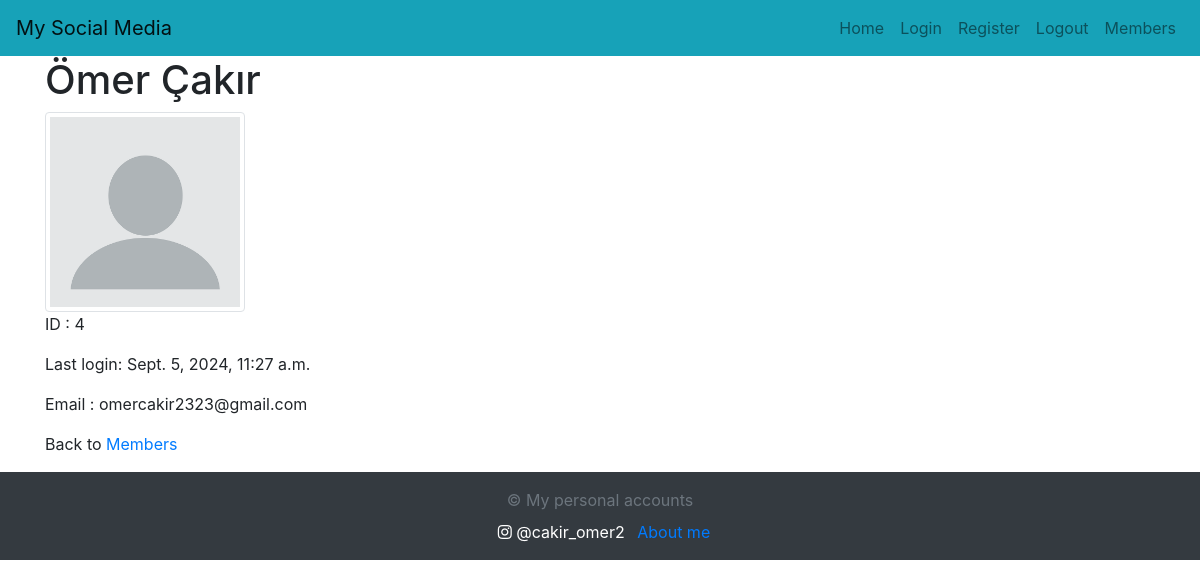
The page /members/details/4 on the database as committed earlier.
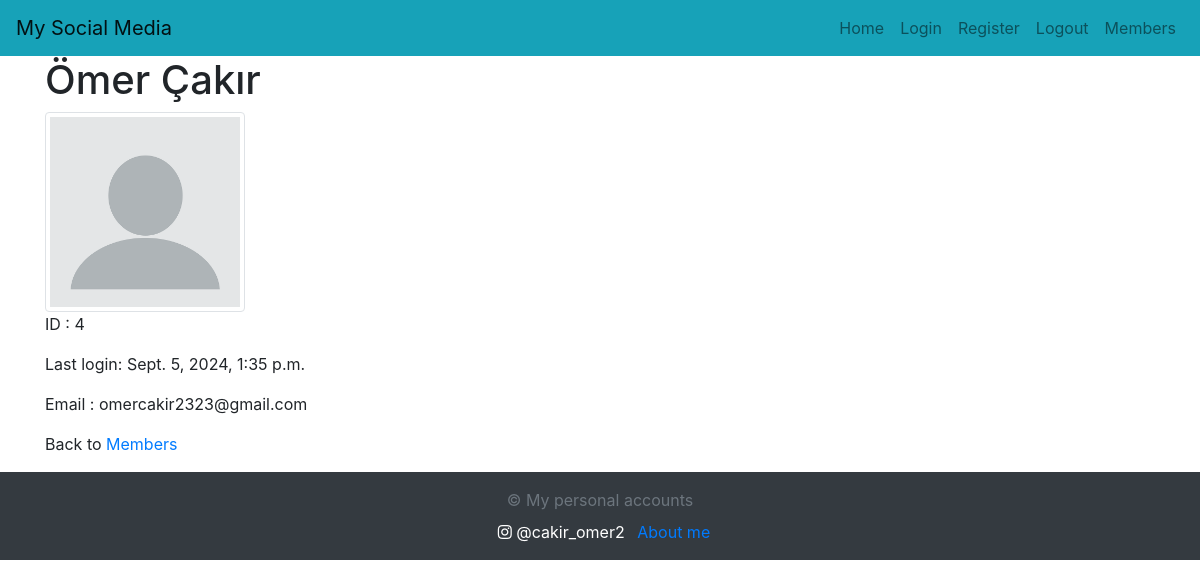
The same page on the database as committed later.
### members/models.py (models this page shows, shortened)
class Member(AbstractBaseUser, PermissionsMixin):# AbstractBaseUser does the work that gives us
    email = models.EmailField(unique=True)
    first_name = models.CharField(max_length=30)
    last_name = models.CharField(max_length=30)
    is_active = models.BooleanField(default=True)
    is_staff = models.BooleanField(default=False)
    profile_picture = models.ImageField(upload_to='profile_pics/', default='default.jpg')
    objects = MemberManager()
    USERNAME_FIELD = 'email'
    REQUIRED_FIELDS = ['first_name', 'last_name']

### members/views.py (the view)
# urls.py: path('members/details/<int:id>',views.details,name='details'),
def details(request,id):
    mymember = Member.objects.get(id=id)
    if request.method=='POST':
        pp = request.FILES.get('profile_picture')
        mymember.profile_picture=pp
        mymember.save()
    template = loader.get_template('details.html')
    context = {
        'mymember':mymember,
        'logged_in_user': request.user,#to get the user who's loged in at the moment
    }
    return HttpResponse(template.render(context,request))

### members/templates/details.html (shortened to what this page needs)
{% extends "master.html" %}
{% block content %}
  <h1>{{ mymember.first_name }} {{ mymember.last_name }}</h1>
  <img src="{{ mymember.profile_picture.url }}"  class="img-thumbnail" width="200"><br>
  <p>ID : {{mymember.id}}</p>
  <p>Last login: {{ mymember.last_login }}</p>
   <p>Email : {{mymember.email}}</p>
  <p>Back to <a href="/members">Members</a></p>
{% endblock %}

Rows that differ between the two databases and show on the page:
changed Member "Ömer": last_login "Sept. 5, 2024, 11:27 a.m." → "Sept. 5, 2024, 1:35 p.m."
